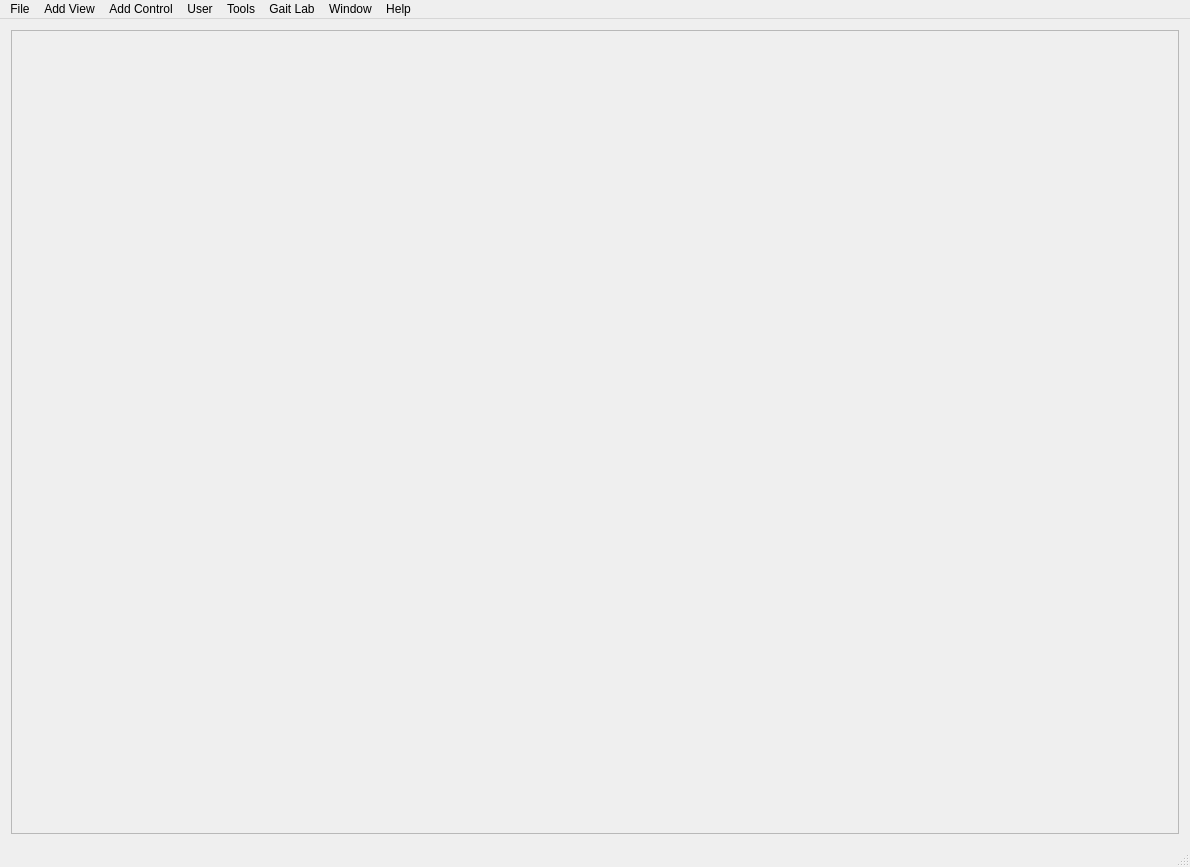
<?xml version="1.0" encoding="UTF-8"?>
<ui version="4.0">
 <class>MainWindow</class>
 <widget class="QMainWindow" name="MainWindow">
  <property name="geometry">
   <rect>
    <x>0</x>
    <y>0</y>
    <width>1190</width>
    <height>867</height>
   </rect>
  </property>
  <property name="minimumSize">
   <size>
    <width>800</width>
    <height>800</height>
   </size>
  </property>
  <property name="baseSize">
   <size>
    <width>800</width>
    <height>800</height>
   </size>
  </property>
  <property name="windowTitle">
   <string>MainWindow</string>
  </property>
  <widget class="QWidget" name="centralWidget">
   <layout class="QVBoxLayout" name="verticalLayout">
    <item>
     <widget class="QMdiArea" name="mdiArea">
      <property name="minimumSize">
       <size>
        <width>200</width>
        <height>200</height>
       </size>
      </property>
      <property name="maximumSize">
       <size>
        <width>10000</width>
        <height>2500</height>
       </size>
      </property>
      <property name="baseSize">
       <size>
        <width>800</width>
        <height>800</height>
       </size>
      </property>
      <property name="frameShape">
       <enum>QFrame::StyledPanel</enum>
      </property>
      <property name="verticalScrollBarPolicy">
       <enum>Qt::ScrollBarAsNeeded</enum>
      </property>
      <property name="horizontalScrollBarPolicy">
       <enum>Qt::ScrollBarAsNeeded</enum>
      </property>
      <property name="sizeAdjustPolicy">
       <enum>QAbstractScrollArea::AdjustToContents</enum>
      </property>
      <property name="background">
       <brush brushstyle="NoBrush">
        <color alpha="255">
         <red>160</red>
         <green>160</green>
         <blue>160</blue>
        </color>
       </brush>
      </property>
     </widget>
    </item>
   </layout>
  </widget>
  <widget class="QMenuBar" name="menuBar">
   <property name="geometry">
    <rect>
     <x>0</x>
     <y>0</y>
     <width>1190</width>
     <height>21</height>
    </rect>
   </property>
   <widget class="QMenu" name="menuFile">
    <property name="title">
     <string>File</string>
    </property>
   </widget>
   <widget class="QMenu" name="menuView">
    <property name="title">
     <string>Add View</string>
    </property>
   </widget>
   <widget class="QMenu" name="menuControl">
    <property name="title">
     <string>Add Control</string>
    </property>
   </widget>
   <widget class="QMenu" name="menuHelp">
    <property name="title">
     <string>Help</string>
    </property>
   </widget>
   <widget class="QMenu" name="menuTools">
    <property name="title">
     <string>Tools</string>
    </property>
   </widget>
   <widget class="QMenu" name="menuUser">
    <property name="title">
     <string>User</string>
    </property>
   </widget>
   <widget class="QMenu" name="menuGL">
    <property name="title">
     <string>Gait Lab</string>
    </property>
   </widget>
   <widget class="QMenu" name="menuWindow">
    <property name="title">
     <string>Window</string>
    </property>
   </widget>
   <addaction name="menuFile"/>
   <addaction name="menuView"/>
   <addaction name="menuControl"/>
   <addaction name="menuUser"/>
   <addaction name="menuTools"/>
   <addaction name="menuGL"/>
   <addaction name="menuWindow"/>
   <addaction name="menuHelp"/>
  </widget>
  <widget class="QStatusBar" name="statusBar"/>
  <action name="actionConfig">
   <property name="text">
    <string>Communication</string>
   </property>
  </action>
  <action name="actionLoad_Configuration">
   <property name="text">
    <string>Load Settings</string>
   </property>
  </action>
  <action name="actionSave_Configuration">
   <property name="text">
    <string>Save Settings</string>
   </property>
  </action>
  <action name="actionDatalogging">
   <property name="text">
    <string>Datalogging</string>
   </property>
  </action>
  <action name="actionPreferences">
   <property name="text">
    <string>Configuration</string>
   </property>
  </action>
  <action name="actionExecute_Barebone">
   <property name="text">
    <string>Execute</string>
   </property>
  </action>
  <action name="actionManage_Barebone">
   <property name="text">
    <string>Manage</string>
   </property>
  </action>
  <action name="actionControl_Loo">
   <property name="text">
    <string>Control Loop</string>
   </property>
  </action>
  <action name="actionIn_Control_Tool">
   <property name="text">
    <string>In Control Tool</string>
   </property>
  </action>
  <action name="action2D_Plot">
   <property name="text">
    <string>2D Plot</string>
   </property>
  </action>
  <action name="actionAbout">
   <property name="text">
    <string>About</string>
   </property>
  </action>
  <action name="actionDocumentation">
   <property name="text">
    <string>Documentation</string>
   </property>
  </action>
  <action name="actionTest_Button">
   <property name="text">
    <string>Test Button</string>
   </property>
  </action>
  <action name="actionAny_Command">
   <property name="text">
    <string>Any Command</string>
   </property>
  </action>
  <action name="actionConverter">
   <property name="text">
    <string>Converter</string>
   </property>
  </action>
  <action name="actionSlave_Communication">
   <property name="text">
    <string>Slave Communication</string>
   </property>
  </action>
  <action name="actionLicense">
   <property name="text">
    <string>License</string>
   </property>
  </action>
  <action name="actionRIC_NU_Knee">
   <property name="text">
    <string>RIC/NU Knee</string>
   </property>
  </action>
  <action name="actionCalibration">
   <property name="text">
    <string>Calibration</string>
   </property>
  </action>
  <action name="actionGossip">
   <property name="text">
    <string>Gossip</string>
   </property>
  </action>
  <action name="actionBattery">
   <property name="text">
    <string>Battery</string>
   </property>
  </action>
  <action name="actionStrain">
   <property name="text">
    <string>Strain</string>
   </property>
  </action>
  <action name="actionUser_R_W">
   <property name="text">
    <string>User R/W</string>
   </property>
  </action>
  <action name="actionCommunication_Test">
   <property name="text">
    <string>Communication Test</string>
   </property>
  </action>
  <action name="actionEvent_Flag">
   <property name="text">
    <string>Event Flag</string>
   </property>
  </action>
  <action name="actionDefault_Settings">
   <property name="text">
    <string>Default Settings</string>
   </property>
  </action>
 </widget>
 <layoutdefault spacing="6" margin="11"/>
 <resources/>
 <connections/>
 <slots>
  <slot>createViewExecute()</slot>
  <slot>createControlControl()</slot>
  <slot>displayAbout()</slot>
  <slot>displayDocumentation()</slot>
  <slot>createView2DPlot()</slot>
  <slot>openFile()</slot>
  <slot>createAnyCommand()</slot>
  <slot>createConverter()</slot>
  <slot>createConfig()</slot>
  <slot>createSlaveComm()</slot>
  <slot>displayLicense()</slot>
  <slot>createViewRicnu()</slot>
  <slot>createViewManage()</slot>
  <slot>createCalib()</slot>
  <slot>createViewBattery()</slot>
  <slot>createViewStrain()</slot>
  <slot>createViewGossip()</slot>
  <slot>createUserRW()</slot>
  <slot>createViewTestBench()</slot>
  <slot>createViewCommTest()</slot>
  <slot>createInControl()</slot>
  <slot>createToolEvent()</slot>
  <slot>saveConfig()</slot>
  <slot>loadConfig()</slot>
  <slot>defaultConfig()</slot>
 </slots>
</ui>
